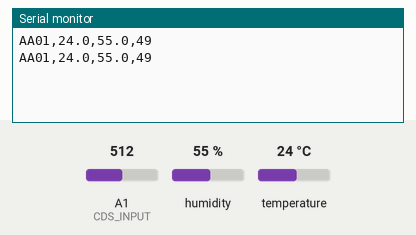
This sketch was run on a simulated Arduino Uno, built with avr-gcc and run on an emulated ATmega328P. Parts: the last lines printed to the serial monitor. The test bench sets the inputs (shaded band); at power-on: humidity 55 %, A1 (CDS_INPUT) = 512, temperature 24 °C.

Above: at 2.8 s.
2.9 s: humidity set to 22 %
At 5.1 s:
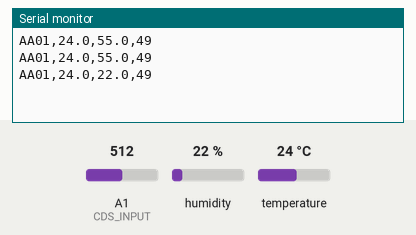
5.6 s: A1 (CDS_INPUT) set to 716
At 6.8 s:
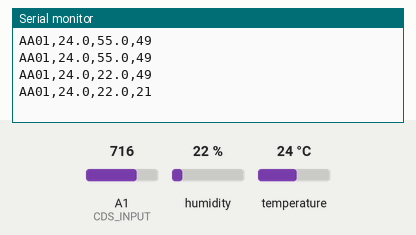
8.3 s: temperature set to 12 °C
At 10.4 s:
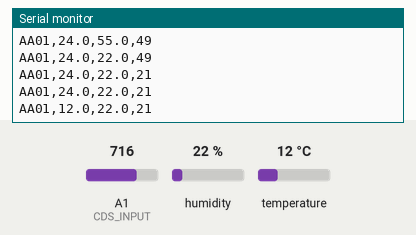
11.0 s: A1 (CDS_INPUT) set to 900
At 13.3 s:
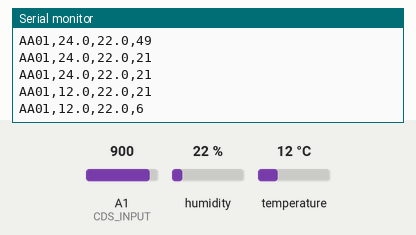
13.7 s: humidity set to 40 %
At 15.0 s:
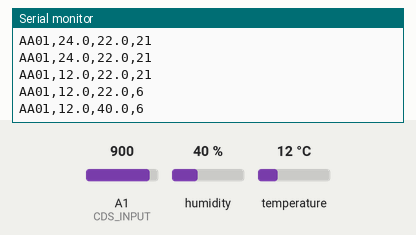
Timing chart, 0 to 16.7 s (numbered marks = the images above; inputs shaded):
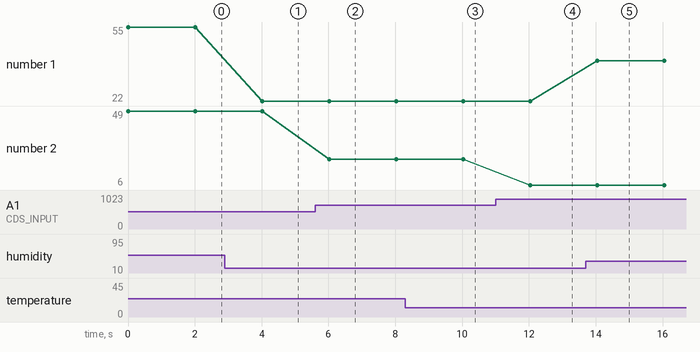

The sketch:

AA01_CdS_DHT22.ino
```cpp
// DHT22
#include "DHT.h"
#define DHTPIN 4
#define DHTTYPE DHT22
DHT dht(DHTPIN, DHTTYPE);
// CdS (LDR)
#define CDS_INPUT 1

void setup() {
  dht.begin();
  Serial.begin(9600);
}

void loop() {
  int cds_value, lux;
  float temp, humi;
  // Lux from CdS (LDR)
  cds_value = analogRead(CDS_INPUT);
  lux = int(luminosity(cds_value));
  // Reading temperature or humidity takes a given interval!
  // Sensor readings may also be up to 2 seconds 'old'
  humi = dht.readHumidity();
  // Read temperature as Celsius (the default)
  temp = dht.readTemperature();

  // Check if any reads failed and exit early (to try again).
  if (isnan(humi) || isnan(temp) || isnan(lux)) {
    Serial.println("Failed to read from DHT sensor or CdS!");
    return;
  }
  else {
    Serial.print("AA01,");
    Serial.print(temp,1);  // temperature, float
    Serial.print(",");
    Serial.print(humi,1);  // humidity, float
    Serial.print(",");
    Serial.println(lux);   // luminosity, int
  }
  delay(2000);  // 2000 msec, 0.5 Hz
}

//Voltage to Lux
double luminosity (int RawADC0){
  double Vout=RawADC0*5.0/1023.0;  // 5/1023 (Vin = 5 V)
  double lux=(2500/Vout-500)/10;
  // lux = 500 / Rldr, Vout = Ildr*Rldr = (5/(10 + Rldr))*Rldr
  return lux;
}
```

Measured:
- after the input at 2.9 s, the serial monitor: prints a new line after 1.1 s (image 1)
- after the input at 5.6 s, the serial monitor: prints a new line after 0.42 s (image 2)
- after the input at 8.3 s, the serial monitor: prints a new line after 1.7 s (image 3)
- after the input at 11.0 s, the serial monitor: prints a new line after 1.0 s (image 4)
- after the input at 13.7 s, the serial monitor: prints a new line after 0.35 s (image 5)
- plotted number 1: 55 → 22 after the input at 2.9 s, 22 → 40 after the input at 13.7 s
- plotted number 2: 49 → 21 after the input at 5.6 s, 21 → 6 after the input at 11.0 s
